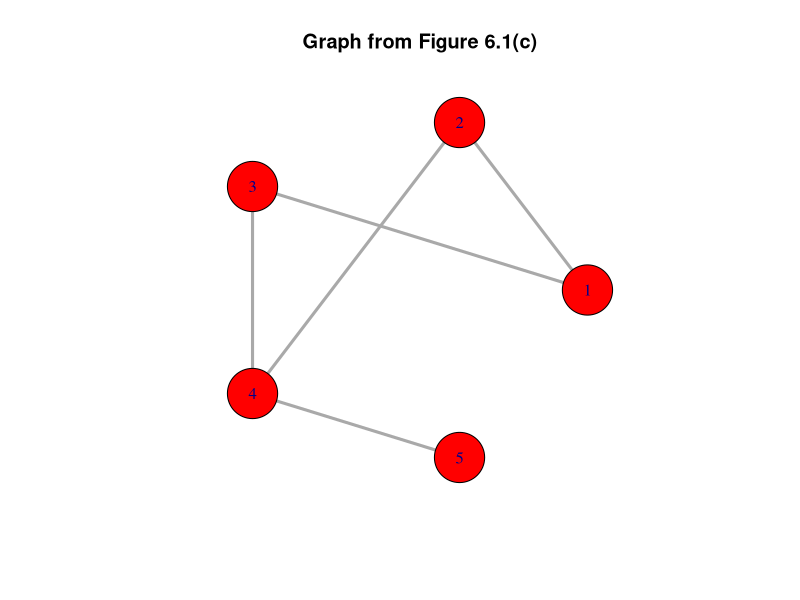

Reproduce this figure in R.
# Calculate |V | and | E| for the graph in Figure 6.1(c).

library(here)
library(igraph)

# Defining the graph

# Let's label the nodes as 1, 2, 3, 4, 5
# Creating edges
edges <- c(1,2, 1,3, 2,4, 3,4, 4,5)

# Creating the graph
g <- graph(edges=edges, n=5, directed=FALSE)

# Solution

# Calculate |V| and |E|
num_vertices <- vcount(g)
num_edges <- ecount(g)

# Printing the results
cat("|V| (number of nodes):", num_vertices, "\n")
cat("|E| (number of edges):", num_edges, "\n")

# Drawing the graph's plot (optional)
plot(g, 
     vertex.size=30, 
     vertex.color="red", 
     vertex.label=V(g),
     edge.width=3,
     main="Graph from Figure 6.1(c)",
     layout=layout_in_circle)
